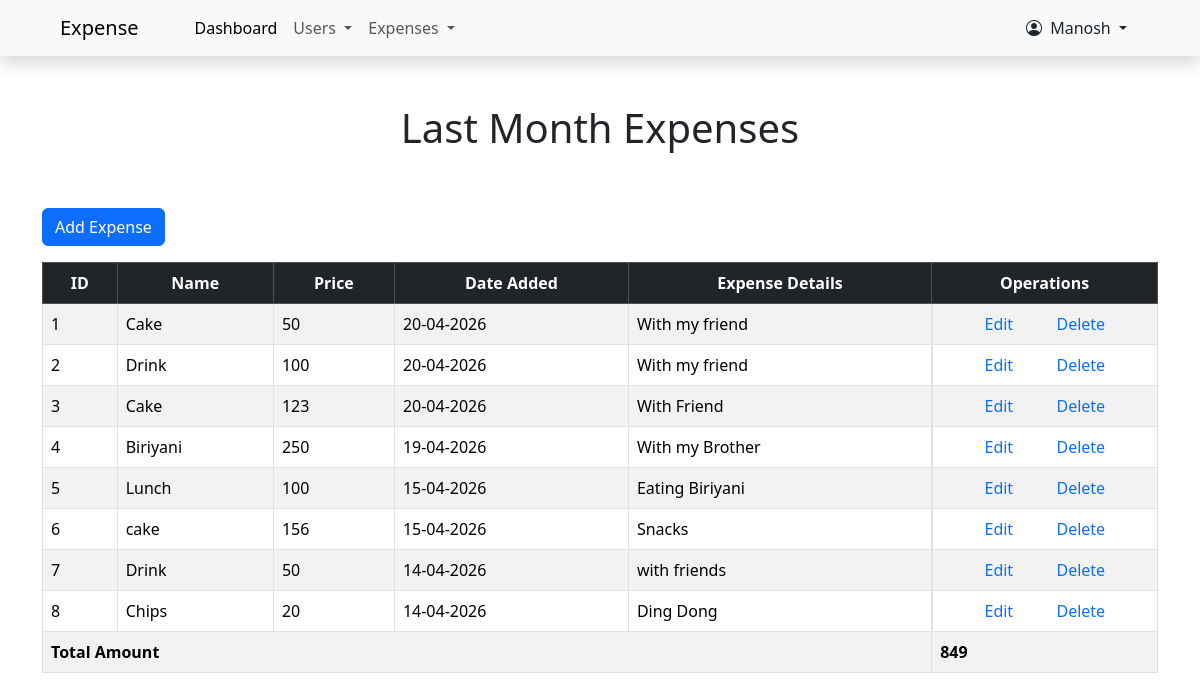
The app's page /month_expense.php (signed in) with its own data.
### tables this page shows
CREATE TABLE `expense_info` (
  `item_id` int(11) NOT NULL,
  `item_name` varchar(255) NOT NULL,
  `item_price` int(11) NOT NULL,
  `item_date` date NOT NULL,
  `item_details` text NOT NULL
);

### month_expense.php (the view, shortened to what this page needs)
<?php
include("./includes/header.php");
include("./includes/functions.php");
include("./includes/db_conn.php");
?>
<div class="container">
    <div class="row">
        <div class= "col-12  py-5">
            <h1 class="text-center">Last Month Expenses </h1>
        </div>
        <div class="col-12 mb-3">
            <a href="./add_expense.php" class="btn btn-primary"> Add Expense</a>
        </div>
</div>
<table class="table table-bordered table-striped table-hover">
  <thead class="table-dark">
    <tr class="text-center">
      <th scope="col">ID</th>
      <th scope="col">Name</th>
      <th scope="col">Price</th>
      <th scope="col">Date Added</th>
      <th scope="col">Expense Details</th>
      <th scope="col">Operations</th>
    </tr>
  </thead>
  <tbody>
     <?php
     $today_date = date("Y-m-d");
     $previous_seven_days_date = date("Y-m-d",strtotime($today_date . "-1 month"));
     $fetch_expense = "SELECT *FROM expense_info WHERE item_date BETWEEN '$previous_seven_days_date' AND '$today_date ' ORDER BY item_date DESC";
     $run_fetch_expense = mysqli_query($conn,$fetch_expense);
     $expense_counter = 1;
     $total = 0;
     if(mysqli_num_rows($run_fetch_expense)>0){
        while($row = mysqli_fetch_assoc($run_fetch_expense)){
            ?>
            <tr>
                <td><?php echo $expense_counter; ?></td>
                <td><?php echo $row['item_name'];?></td>
                <td><?php echo $row['item_price'];?></td>
                <td><?php customize_date($row['item_date']);?></td>
                <td><?php echo $row['item_details'];?></td>
                <td class="d-flex justify-content-evenly">
                    <a href="./edit_expense.php?edit_expense_id=<?php echo $row['item_id']; ?>">Edit</a>
                    <a id="<?php echo $row['item_id']; ?>" class="del_expense" href="javascript:void(0); ">Delete</a>
                </td>
            </tr>
            <?php
                    $expense_counter++;
                     $total = $total + $row['item_price'];
        }
        ?>
        <tr>
            <th colspan="5">Total Amount</th>
            <th><?php echo $total ?></th>
        </tr>
        <?php
     }
     ?>
  </tbody>
</table>
</div>
 <?php
include("./includes/footer.php");
?>

### includes/functions.php (shortened to what this page needs)
<?php
function customize_date($date){
   $php_date = strtotime($date);
   $formatted_date = date("d-m-Y" ,$php_date);
   echo $formatted_date;
}
?>

### css/style.css (style rules this page uses)
* { margin: 0px; padding: 0px; box-sizing: border-box; }
a { text-decoration: none; }

### records on screen
expense_info: item_name "Cake", item_price "50", item_date "20-04-2026", item_details "With my friend"
expense_info: item_name "Drink", item_price "100", item_date "20-04-2026", item_details "With my friend"
expense_info: item_name "Cake", item_price "123", item_date "20-04-2026", item_details "With Friend"
expense_info: item_name "Biriyani", item_price "250", item_date "19-04-2026", item_details "With my Brother"
expense_info: item_name "Lunch", item_price "100", item_date "15-04-2026", item_details "Eating Biriyani"
expense_info: item_name "cake", item_price "156", item_date "15-04-2026", item_details "Snacks"
expense_info: item_name "Drink", item_price "50", item_date "14-04-2026", item_details "with friends"
expense_info: item_name "Chips", item_price "20", item_date "14-04-2026", item_details "Ding Dong"

### other values on screen
$_SESSION['name'] "Manosh"
$total "849"
